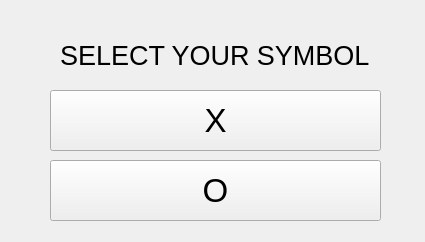
<?xml version="1.0" encoding="UTF-8"?>
<ui version="4.0">
 <class>SymbolWindow</class>
 <widget class="QMainWindow" name="SymbolWindow">
  <property name="geometry">
   <rect>
    <x>0</x>
    <y>0</y>
    <width>425</width>
    <height>242</height>
   </rect>
  </property>
  <property name="windowTitle">
   <string>Select Your Symbol</string>
  </property>
  <property name="styleSheet">
   <string notr="true">QMainWindow {
background-image: url(:/image/5599352.jpg);
background-position:center;
}</string>
  </property>
  <widget class="QWidget" name="centralwidget">
   <widget class="QLabel" name="label">
    <property name="geometry">
     <rect>
      <x>60</x>
      <y>10</y>
      <width>331</width>
      <height>91</height>
     </rect>
    </property>
    <property name="font">
     <font>
      <pointsize>20</pointsize>
     </font>
    </property>
    <property name="text">
     <string>SELECT YOUR SYMBOL</string>
    </property>
   </widget>
   <widget class="QPushButton" name="xButton">
    <property name="geometry">
     <rect>
      <x>50</x>
      <y>90</y>
      <width>331</width>
      <height>61</height>
     </rect>
    </property>
    <property name="font">
     <font>
      <pointsize>25</pointsize>
     </font>
    </property>
    <property name="cursor">
     <cursorShape>PointingHandCursor</cursorShape>
    </property>
    <property name="text">
     <string>X</string>
    </property>
   </widget>
   <widget class="QPushButton" name="oButton_2">
    <property name="geometry">
     <rect>
      <x>50</x>
      <y>160</y>
      <width>331</width>
      <height>61</height>
     </rect>
    </property>
    <property name="font">
     <font>
      <pointsize>25</pointsize>
     </font>
    </property>
    <property name="cursor">
     <cursorShape>PointingHandCursor</cursorShape>
    </property>
    <property name="text">
     <string>O</string>
    </property>
   </widget>
  </widget>
 </widget>
 <resources/>
 <connections/>
</ui>
